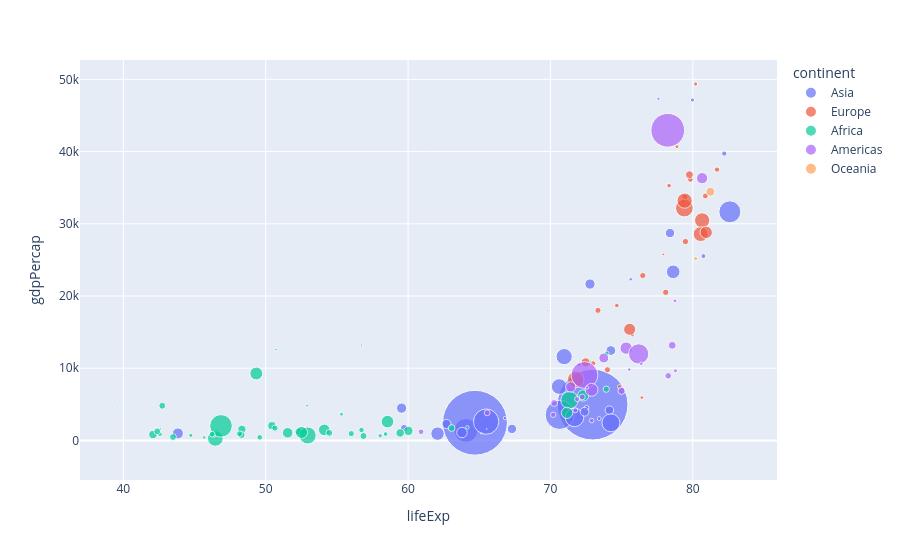

Notebook code cell kept with this figure:
### Code cell
# scatter plot using plotly express
px.scatter(df, x='lifeExp', y='gdpPercap', color='continent', size='pop', size_max=50, hover_name='country')

### Figure 1 — Plotly figure (JSON) as saved in the notebook; plotly's stock layout.template omitted (floating-point values rounded to 4 significant figures)
{"data": [{"hovertemplate": "<b>%{hovertext}</b><br><br>continent=Asia<br>lifeExp=%{x}<br>gdpPercap=%{y}<br>pop=%{marker.size}<extra></extra>", "hovertext": ["Afghanistan", "Bahrain", "Bangladesh", "Cambodia", "China", "Hong Kong, China", "India", "Indonesia", "Iran", "Iraq", "Israel", "Japan", "Jordan", "Korea, Dem. Rep.", "Korea, Rep.", "Kuwait", "Lebanon", "Malaysia", "Mongolia", "Myanmar", "Nepal", "Oman", "Pakistan", "Philippines", "Saudi Arabia", "Singapore", "Sri Lanka", "Syria", "Taiwan", "Thailand", "Vietnam", "West Bank and Gaza", "Yemen, Rep."], "legendgroup": "Asia", "marker": {"color": "#636efa", "size": [31889923, 708573, 150448339, 14131858, 1318683096, 6980412, 1110396331, 223547000, 69453570, 27499638, 6426679, 127467972, 6053193, 23301725, 49044790, 2505559, 3921278, 24821286, 2874127, 47761980, 28901790, 3204897, 169270617, 91077287, 27601038, 4553009, 20378239, 19314747, 23174294, 65068149, 85262356, 4018332, 22211743], "sizemode": "area", "sizeref": 527500.0, "symbol": "circle"}, "mode": "markers", "name": "Asia", "orientation": "v", "showlegend": true, "type": "scatter", "x": [43.83, 75.64, 64.06, 59.72, 72.96, 82.21, 64.7, 70.65, 70.96, 59.55, 80.75, 82.6, 72.53, 67.3, 78.62, 77.59, 71.99, 74.24, 66.8, 62.07, 63.78, 75.64, 65.48, 71.69, 72.78, 79.97, 72.4, 74.14, 78.4, 70.62, 74.25, 73.42, 62.7], "xaxis": "x", "y": [974.6, 29800.0, 1391.0, 1714.0, 4959.0, 39720.0, 2452.0, 3541.0, 11610.0, 4471.0, 25520.0, 31660.0, 4519.0, 1593.0, 23350.0, 47310.0, 10460.0, 12450.0, 3096.0, 944.0, 1091.0, 22320.0, 2606.0, 3190.0, 21650.0, 47140.0, 3970.0, 4185.0, 28720.0, 7458.0, 2442.0, 3025.0, 2281.0], "yaxis": "y"}, {"hovertemplate": "<b>%{hovertext}</b><br><br>continent=Europe<br>lifeExp=%{x}<br>gdpPercap=%{y}<br>pop=%{marker.size}<extra></extra>", "hovertext": ["Albania", "Austria", "Belgium", "Bosnia and Herzegovina", "Bulgaria", "Croatia", "Czech Republic", "Denmark", "Finland", "France", "Germany", "Greece", "Hungary", "Iceland", "Ireland", "Italy", "Montenegro", "Netherlands", "Norway", "Poland", "Portugal", "Romania", "Serbia", "Slovak Republic", "Slovenia", "Spain", "Sweden", "Switzerland", "Turkey", "United Kingdom"], "legendgroup": "Europe", "marker": {"color": "#EF553B", "size": [3600523, 8199783, 10392226, 4552198, 7322858, 4493312, 10228744, 5468120, 5238460, 61083916, 82400996, 10706290, 9956108, 301931, 4109086, 58147733, 684736, 16570613, 4627926, 38518241, 10642836, 22276056, 10150265, 5447502, 2009245, 40448191, 9031088, 7554661, 71158647, 60776238], "sizemode": "area", "sizeref": 527500.0, "symbol": "circle"}, "mode": "markers", "name": "Europe", "orientation": "v", "showlegend": true, "type": "scatter", "x": [76.42, 79.83, 79.44, 74.85, 73.0, 75.75, 76.49, 78.33, 79.31, 80.66, 79.41, 79.48, 73.34, 81.76, 78.89, 80.55, 74.54, 79.76, 80.2, 75.56, 78.1, 72.48, 74.0, 74.66, 77.93, 80.94, 80.88, 81.7, 71.78, 79.42], "xaxis": "x", "y": [5937.0, 36130.0, 33690.0, 7446.0, 10680.0, 14620.0, 22830.0, 35280.0, 33210.0, 30470.0, 32170.0, 27540.0, 18010.0, 36180.0, 40680.0, 28570.0, 9254.0, 36800.0, 49360.0, 15390.0, 20510.0, 10810.0, 9787.0, 18680.0, 25770.0, 28820.0, 33860.0, 37510.0, 8458.0, 33200.0], "yaxis": "y"}, {"hovertemplate": "<b>%{hovertext}</b><br><br>continent=Africa<br>lifeExp=%{x}<br>gdpPercap=%{y}<br>pop=%{marker.size}<extra></extra>", "hovertext": ["Algeria", "Angola", "Benin", "Botswana", "Burkina Faso", "Burundi", "Cameroon", "Central African Republic", "Chad", "Comoros", "Congo, Dem. Rep.", "Congo, Rep.", "Cote d'Ivoire", "Djibouti", "Egypt", "Equatorial Guinea", "Eritrea", "Ethiopia", "Gabon", "Gambia", "Ghana", "Guinea", "Guinea-Bissau", "Kenya", "Lesotho", "Liberia", "Libya", "Madagascar", "Malawi", "Mali", "Mauritania", "Mauritius", "Morocco", "Mozambique", "Namibia", "Niger", "Nigeria", "Reunion", "Rwanda", "Sao Tome and Principe", "Senegal", "Sierra Leone", "Somalia", "South Africa", "Sudan", "Swaziland", "Tanzania", "Togo", "Tunisia", "Uganda", "Zambia", "Zimbabwe"], "legendgroup": "Africa", "marker": {"color": "#00cc96", "size": [33333216, 12420476, 8078314, 1639131, 14326203, 8390505, 17696293, 4369038, 10238807, 710960, 64606759, 3800610, 18013409, 496374, 80264543, 551201, 4906585, 76511887, 1454867, 1688359, 22873338, 9947814, 1472041, 35610177, 2012649, 3193942, 6036914, 19167654, 13327079, 12031795, 3270065, 1250882, 33757175, 19951656, 2055080, 12894865, 135031164, 798094, 8860588, 199579, 12267493, 6144562, 9118773, 43997828, 42292929, 1133066, 38139640, 5701579, 10276158, 29170398, 11746035, 12311143], "sizemode": "area", "sizeref": 527500.0, "symbol": "circle"}, "mode": "markers", "name": "Africa", "orientation": "v", "showlegend": true, "type": "scatter", "x": [72.3, 42.73, 56.73, 50.73, 52.3, 49.58, 50.43, 44.74, 50.65, 65.15, 46.46, 55.32, 48.33, 54.79, 71.34, 51.58, 58.04, 52.95, 56.73, 59.45, 60.02, 56.01, 46.39, 54.11, 42.59, 45.68, 73.95, 59.44, 48.3, 54.47, 64.16, 72.8, 71.16, 42.08, 52.91, 56.87, 46.86, 76.44, 46.24, 65.53, 63.06, 42.57, 48.16, 49.34, 58.56, 39.61, 52.52, 58.42, 73.92, 51.54, 42.38, 43.49], "xaxis": "x", "y": [6223.0, 4797.0, 1441.0, 12570.0, 1217.0, 430.1, 2042.0, 706.0, 1704.0, 986.1, 277.6, 3633.0, 1545.0, 2082.0, 5581.0, 12150.0, 641.4, 690.8, 13210.0, 752.7, 1328.0, 942.7, 579.2, 1463.0, 1569.0, 414.5, 12060.0, 1045.0, 759.3, 1043.0, 1803.0, 10960.0, 3820.0, 823.7, 4811.0, 619.7, 2014.0, 7670.0, 863.1, 1598.0, 1712.0, 862.5, 926.1, 9270.0, 2602.0, 4513.0, 1107.0, 883.0, 7093.0, 1056.0, 1271.0, 469.7], "yaxis": "y"}, {"hovertemplate": "<b>%{hovertext}</b><br><br>continent=Americas<br>lifeExp=%{x}<br>gdpPercap=%{y}<br>pop=%{marker.size}<extra></extra>", "hovertext": ["Argentina", "Bolivia", "Brazil", "Canada", "Chile", "Colombia", "Costa Rica", "Cuba", "Dominican Republic", "Ecuador", "El Salvador", "Guatemala", "Haiti", "Honduras", "Jamaica", "Mexico", "Nicaragua", "Panama", "Paraguay", "Peru", "Puerto Rico", "Trinidad and Tobago", "United States", "Uruguay", "Venezuela"], "legendgroup": "Americas", "marker": {"color": "#ab63fa", "size": [40301927, 9119152, 190010647, 33390141, 16284741, 44227550, 4133884, 11416987, 9319622, 13755680, 6939688, 12572928, 8502814, 7483763, 2780132, 108700891, 5675356, 3242173, 6667147, 28674757, 3942491, 1056608, 301139947, 3447496, 26084662], "sizemode": "area", "sizeref": 527500.0, "symbol": "circle"}, "mode": "markers", "name": "Americas", "orientation": "v", "showlegend": true, "type": "scatter", "x": [75.32, 65.55, 72.39, 80.65, 78.55, 72.89, 78.78, 78.27, 72.23, 74.99, 71.88, 70.26, 60.92, 70.2, 72.57, 76.19, 72.9, 75.54, 71.75, 71.42, 78.75, 69.82, 78.24, 76.38, 73.75], "xaxis": "x", "y": [12780.0, 3822.0, 9066.0, 36320.0, 13170.0, 7007.0, 9645.0, 8948.0, 6025.0, 6873.0, 5728.0, 5186.0, 1202.0, 3548.0, 7321.0, 11980.0, 2749.0, 9809.0, 4173.0, 7409.0, 19330.0, 18010.0, 42950.0, 10610.0, 11420.0], "yaxis": "y"}, {"hovertemplate": "<b>%{hovertext}</b><br><br>continent=Oceania<br>lifeExp=%{x}<br>gdpPercap=%{y}<br>pop=%{marker.size}<extra></extra>", "hovertext": ["Australia", "New Zealand"], "legendgroup": "Oceania", "marker": {"color": "#FFA15A", "size": [20434176, 4115771], "sizemode": "area", "sizeref": 527500.0, "symbol": "circle"}, "mode": "markers", "name": "Oceania", "orientation": "v", "showlegend": true, "type": "scatter", "x": [81.23, 80.2], "xaxis": "x", "y": [34440.0, 25190.0], "yaxis": "y"}], "layout": {"legend": {"itemsizing": "constant", "title": {"text": "continent"}, "tracegroupgap": 0}, "margin": {"t": 60}, "xaxis": {"anchor": "y", "domain": [0, 1], "title": {"text": "lifeExp"}}, "yaxis": {"anchor": "x", "domain": [0, 1], "title": {"text": "gdpPercap"}}}}
